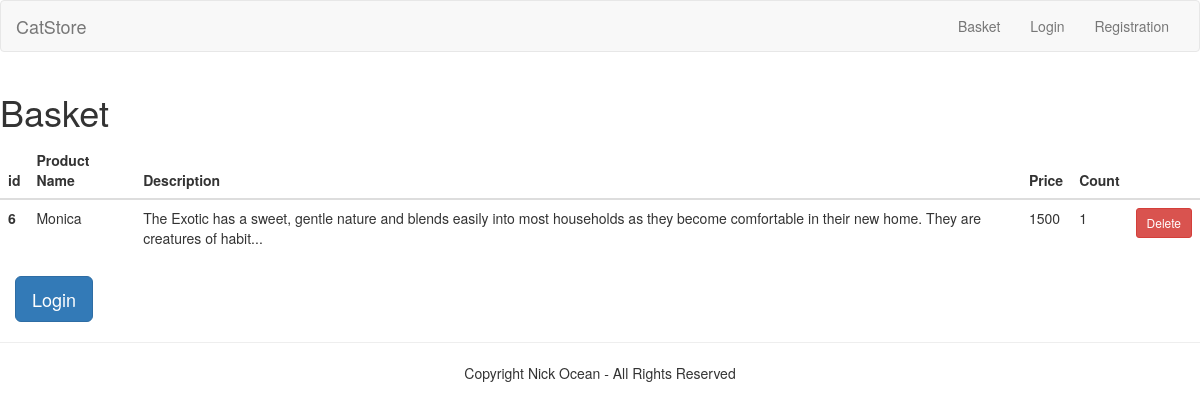
The page /basket?id=6 on the database its author committed.
### tables this page shows
CREATE TABLE `products` (
  `id` int(11) NOT NULL AUTO_INCREMENT,
  `name` varchar(255) NOT NULL,
  `description` mediumtext NOT NULL,
  `price` int(11) NOT NULL,
  `created_at` datetime DEFAULT CURRENT_TIMESTAMP,
  `updated_at` datetime DEFAULT NULL ON UPDATE CURRENT_TIMESTAMP,
  `image` varchar(255) NOT NULL,
  PRIMARY KEY (`id`)
);

### app/controllers/BasketController.php (called while the page is built, shortened)
<?php
class BasketController extends Controller
{
    public function basket()
    {
        if (isset($_GET['id'])) {
            $this->model->add($_GET['id']);
        }
        $this->view->render('basket');
    }
}

### public/index.php (called while the page is built, shortened)
<?php
$router = new \Src\Router();
$router->run();

### src/Db.php (called while the page is built, shortened)
<?php
class Db
{
    protected $db;
    public function __construct()
    {
        $config = require_once APP . '/config/db.php';
        $this->db = new PDO('mysql:host=' . $config['host'] . ';dbname=' . $config['name'] . ';charset=utf8', $config['user'], $config['password']);
    }
    public function query($sql, $params = [])
    {
        $stmt = $this->db->prepare($sql);
        $stmt->execute();
        return $stmt;
    }
    public function row($sql, $params = [])
    {
        $result = $this->query($sql, $params);
        return $result->fetchAll(PDO::FETCH_ASSOC);
    }
}

### app/config/db.php (called while the page is built)
<?php
return [
    'host' => 'localhost',
    'name' => 'osmachko_db',
    'password' => '321177',
    'user' => 'osmachko'
];

### app/models/Basket.php (called while the page is built, shortened)
<?php
class Basket extends Model
{
    public function add($id):void
    {
        $products = $this->db->row("SELECT id, name, description, price FROM products WHERE id = $id");
        if ($products) {
            return;
        }
    }
}

### src/Model.php (called while the page is built, shortened)
<?php
class Model
{
    public function __construct()
    {
        $this->db = new Db;
    }
}

### app/views/basket.php (the view, shortened to what this page needs)
<?php
require_once "partials/_head.php";
?>
<body>
<div class="row">
    <div class="col-md-10">
        <h1>Basket</h1>
    </div>
</div>
<div class="row">
    <div class="col-md-12">
        <table class="table">
            <thead>
            <th>id</th>
            <th>Product Name</th>
            <th>Description</th>
            <th>Price</th>
            <th>Count</th>
            <th></th>
            </thead>
            <tbody>
            <? if (isset($_SESSION['products'])) :
            foreach ($_SESSION['products'] as $products => $product) : ?>
            <tr>
                <th><?=$product['id']?></th>
                <td><?=$product['name']?></td>
                <td><?=substr($product['description'], 0, 150) . '...'?></td>
                <td><?=$product['price']?></td>
                <td><?=$product['count']?></td>
                <td>
                    <a href="delete?id=<?=$product['id']?>" class="btn btn-danger btn-sm">Delete</a>
                </td>
            </tr>
            <? endforeach; endif; ?>
            </tbody>
        </table>
            <? if (isset($_SESSION['user'])) : ?>
        <div class="col-md-8">
            <a href="buy" class="btn btn-lg btn-primary">Buy</a>
        </div>
            <? else : ?>
        <div class="col-md-8">
            <a href="form" class="btn btn-lg btn-primary">Login</a>
        </div>
            <? endif; ?>
    </div>
</div>
<? require_once "partials/_footer.php" ?>

### rows shown on the page
products: id "6", name "Monica", description "The Exotic has a sweet, gentle nature and blends easily into most households as they become comfortable in their new home. They are creatures of habit", price "1500", count "1"
